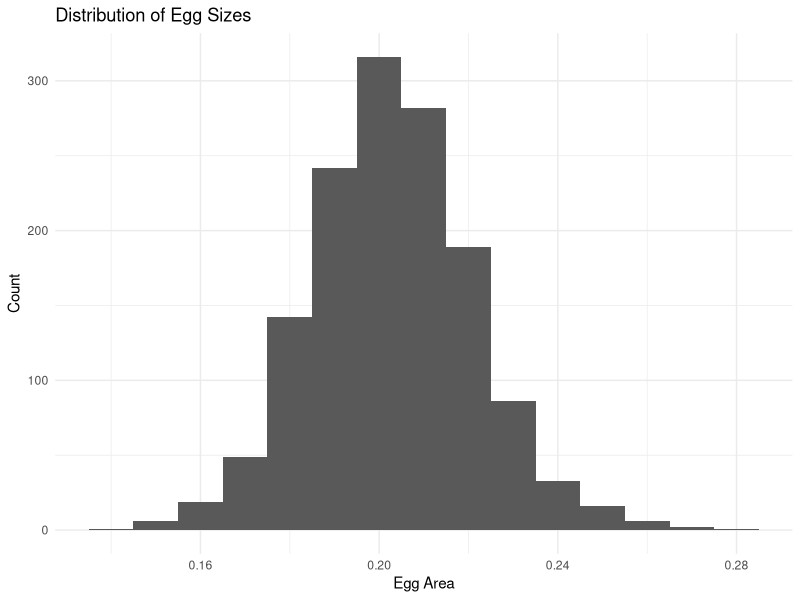

Write the R code that produced this figure.
## ---- chunk 1
library(here)
library(ggplot2)
library(tidyverse)
library(lme4)
## ---- chunk 2
raw_egg_sizes <- read.csv(here("data", "clean data", "raw egg sizes.csv"))

raw_egg_sizes <- raw_egg_sizes %>%
  mutate(maternalID = sub("^[^.]*\\.[^.]*\\.([^_]+)_.*$", "\\1", adultID))

#make maternal ID a factor
raw_egg_sizes$maternalID <- as.factor(raw_egg_sizes$maternalID)

#convert the pupal temperatures to factors so they plot in the correct order
raw_egg_sizes$pupal_treatment <- factor(raw_egg_sizes$pupal_treatment,
                             levels = c("wild", "ambient", "cool", "mean", "warm", "hot"))

#convert the larval  temperatures to factors so the plot in the correct order
raw_egg_sizes$larval_treatment <- factor(raw_egg_sizes$larval_treatment,
                             levels = c("wild", "ambient", "cool", "mean", "warm", "hot"))



#looking just at ambient and wild  larval temperature.
egg_sizes_ambient_larval <- raw_egg_sizes %>%
  mutate(larval_treatment = case_when(pupal_treatment == "wild" ~ "wild", TRUE ~ larval_treatment)) %>%
  filter(larval_treatment %in% c("wild", "ambient")) %>%
  mutate(numerical_pupal_treatment = case_when(
    pupal_treatment == "cool"  ~ -1.5,
    pupal_treatment == "mean"  ~  0.0,
    pupal_treatment == "warm"  ~  1.5,
    pupal_treatment == "hot"   ~  2.5,
    TRUE ~ NA_real_
  )) %>%
  mutate(numerical_larval_treatment = case_when(
    larval_treatment == "warm"  ~  1.5,
    larval_treatment == "hot"   ~  2.5,
    TRUE ~ NA_real_
  )) %>%
  mutate(weight_mg = weight * 1000) %>%
  mutate(weight_mg_centered = weight_mg - mean(weight_mg, na.rm = TRUE))


egg_sizes_ambient_larval <- egg_sizes_ambient_larval %>%
  mutate(
    larval_treatment = factor(larval_treatment, levels = c("wild", "ambient")))

summary(raw_egg_sizes$egg_mean_1A)
sd(raw_egg_sizes$egg_mean_1A)
## ---- chunk 3
#look at the distributions of egg size
ggplot(egg_sizes_ambient_larval, aes(x = area)) +
  geom_histogram(binwidth = 0.01) +  # change this value to control bin width +
  labs(title = "Distribution of Egg Sizes",
       x = "Egg Area",
       y = "Count") +
  theme_minimal()
## ---- chunk 4
lm0 <- lm(area ~ larval_treatment, data = egg_sizes_ambient_larval)
summary(lm0)
AIC(lm0)
#-7186
##no significant difference between wild and ambient


lm1 <- lm(area ~ pupal_treatment, data = egg_sizes_ambient_larval)
summary(lm1)
AIC(lm1)
#pupal treatment does affect egg size, compared to ambient
#-7251

lm2 <- lm(area ~ pupal_treatment + weight_mg_centered, data = egg_sizes_ambient_larval)
summary(lm2)
AIC(lm2)
#so weight does not affect egg size - remove from model
#-3901

lm3 <- lmer(area ~ pupal_treatment + (1|clutch_ID), data = egg_sizes_ambient_larval )
summary(lm3)
AIC(lm3)
#this is alower AIC so including clutch_ID makes the model better
#-7584

lm4 <- lmer(area ~ pupal_treatment + (1|clutch_ID) + (1|maternalID), data = egg_sizes_ambient_larval )
summary(lm4)
AIC(lm4)
#-7589
confint(lm4)
#this has a lower AIC again so including maternalID as a random effect makes the model better.



## ---- chunk 5
library(emmeans)

#estimates marginal means for the pupal treatments, using lm6
emm <- emmeans(lm4, ~ pupal_treatment)
emm

#pairwise comparisons
pairs(emm)

#significant difference between ambient-mean, ambient-warm, and ambient-hot.
## ---- chunk 6
#looking just at ambient larval temperature.
egg_sizes_warmhot_larval <- raw_egg_sizes %>%
  filter(larval_treatment %in% c("warm", "hot")) %>%
  mutate(weight_mg = weight * 1000) %>%
  mutate(weight_mg_centered = weight_mg - mean(weight_mg, na.rm = TRUE))


egg_sizes_warmhot_larval <- egg_sizes_warmhot_larval %>%
  mutate(
    larval_treatment = factor(larval_treatment, levels = c("warm", "hot")))
## ---- chunk 7

lm1 <- lm(area ~larval_treatment, data = egg_sizes_warmhot_larval )
summary(lm1)
AIC(lm1)
#larval treatment not significant

lm2 <- lm(area ~ pupal_treatment, data = egg_sizes_warmhot_larval )
summary(lm2)
AIC(lm2)
#pupal treatment significant

lm3 <- lmer(area ~ pupal_treatment + (1|clutch_ID) + (1|maternalID), data = egg_sizes_warmhot_larval )
summary(lm3)
AIC(lm3)


## ---- chunk 8
#estimates marginal means for the pupal treatments, using lm6
emm <- emmeans(lm3, ~ pupal_treatment)
emm

#pairwise comparisons
pairs(emm)

#significant difference between ambient-mean, ambient-warm, and ambient-hot.
